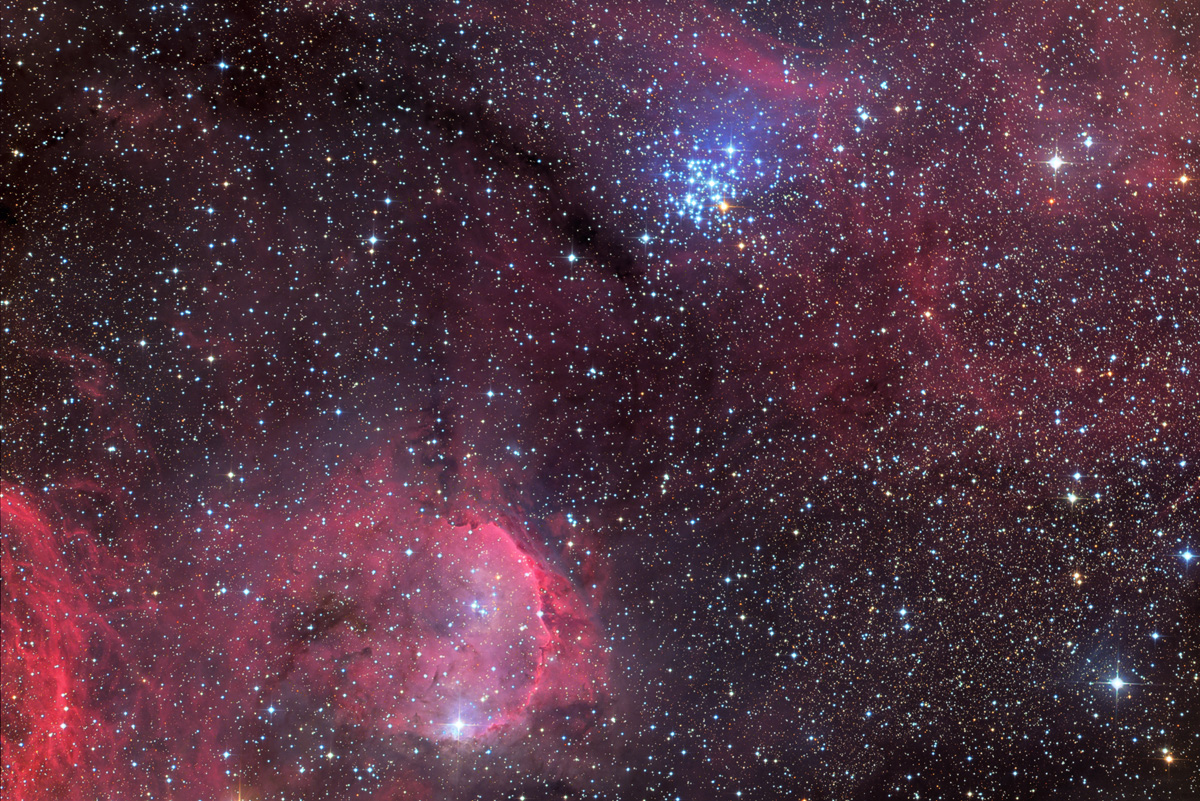
#> input picture bg3.jpg, 1200 x 801 px
$ python test_img.py
#> lines starting #> are read from the running program, lines starting #| are printed output that depends on the picture
### create_img.py
from PIL import Image, ImageDraw, ImageFont

# Função para criar a imagem
def create_image(background_path, overlay_image_path, name,path_img, font_path):
    # Carregar a imagem de fundo
#> called with background_path = 'bg3.jpg', overlay_image_path = 'dataset/Mia Khalifa/Image_1.jpg', name = 'Mia Khalifa', path_img = 'mia.jpg', font_path = 'buller.otf'
    background = Image.open(background_path)
#> background is the input picture: PIL image 1200x801 RGB; mean R, G, B 81.2, 50.3, 64.7
    background = background.resize((800, 900))  # Redimensiona a imagem de fundo
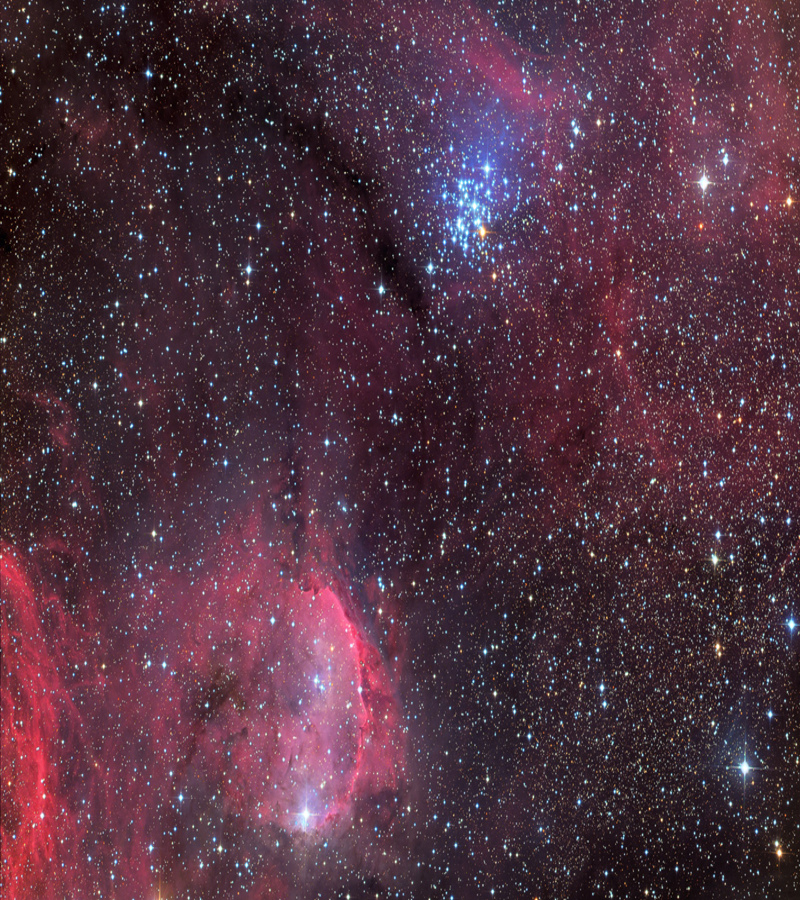
#> background: PIL image 800x900 RGB; mean R, G, B 81.2, 50.3, 64.7

    # Carregar a imagem que vai sobrepor
    overlay_image = Image.open(overlay_image_path)
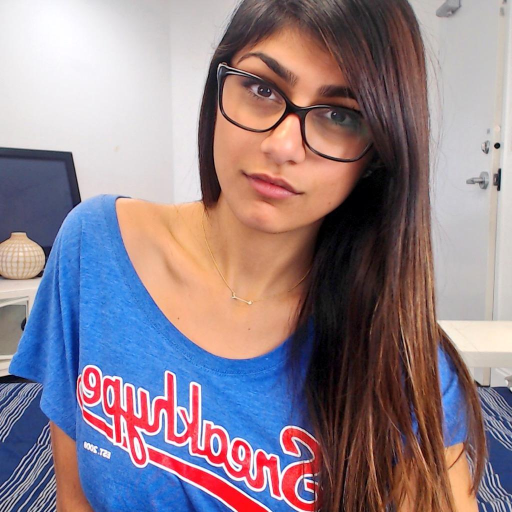
#> input picture dataset/Mia Khalifa/Image_1.jpg, 1024 x 1024 px (shown at 1/2 size)
#> overlay_image is the input picture: PIL image 1024x1024 RGB; mean R, G, B 144.5, 129.3, 139.3
    overlay_image = overlay_image.resize((600, 700))  # Redimensiona a imagem de sobreposição
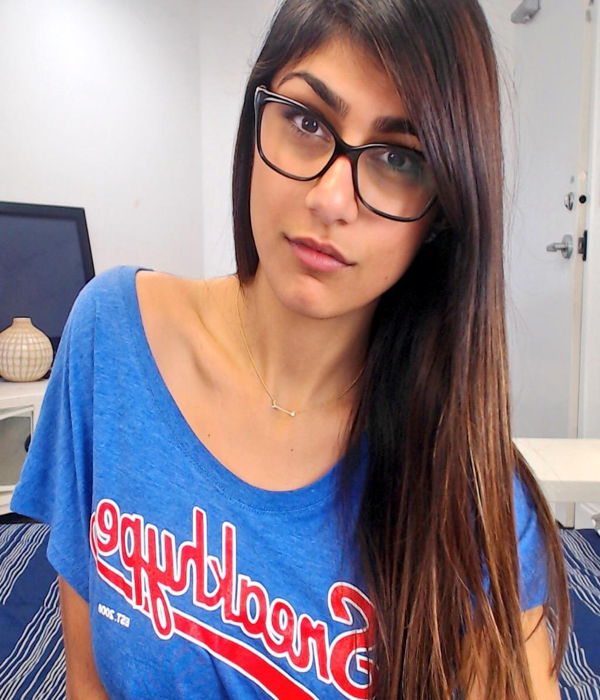
#> overlay_image: PIL image 600x700 RGB; mean R, G, B 144.5, 129.3, 139.3

    # Posição para colocar a imagem sobreposta
    position = (100, 150)  # Você pode ajustar a posição conforme necessário
    background.paste(overlay_image, position)
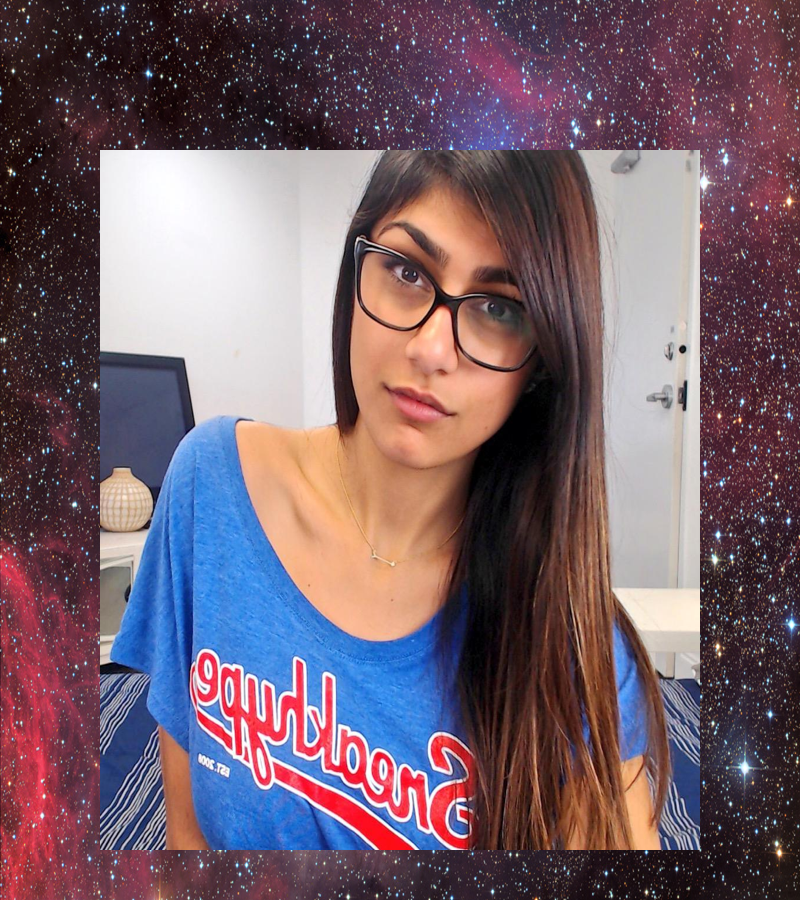
#> background: PIL image 800x900 RGB; mean R, G, B 117.3, 95.4, 106.4

    # Adicionar o nome no canto superior da imagem sobreposta
    draw = ImageDraw.Draw(background)

    # Carregar a fonte
    font = ImageFont.truetype(font_path, 80)  # Ajuste o tamanho da fonte conforme necessário

    # Usar textbbox para calcular o tamanho do texto
    text_bbox = draw.textbbox((0, 0), name, font=font)
#> text_bbox = (0, 14, 440, 76)
    text_width = text_bbox[2] - text_bbox[0]
#> text_width = 440
    text_height = text_bbox[3] - text_bbox[1]
#> text_height = 62

    # Posição do texto
    #text_position = (0, 0)
    text_position = (
        (background.width - text_width) // 2,  # Centraliza horizontalmente no background
        5  # Alinha ao topo do background (ajuste conforme necessário)
    )
#> text_position = (180, 5)

    # Criar fundo branco para o texto
#    draw.rectangle([text_position, (text_position[0] + text_width, text_position[1] + text_height)], fill="white")
    draw.rectangle([0, 0, background.width, 20 + text_height], fill="white")
    # Adicionar o texto
    draw.text(text_position, name, font=font, fill="black")

    # Salvar a imagem final
    background.save(path_img)
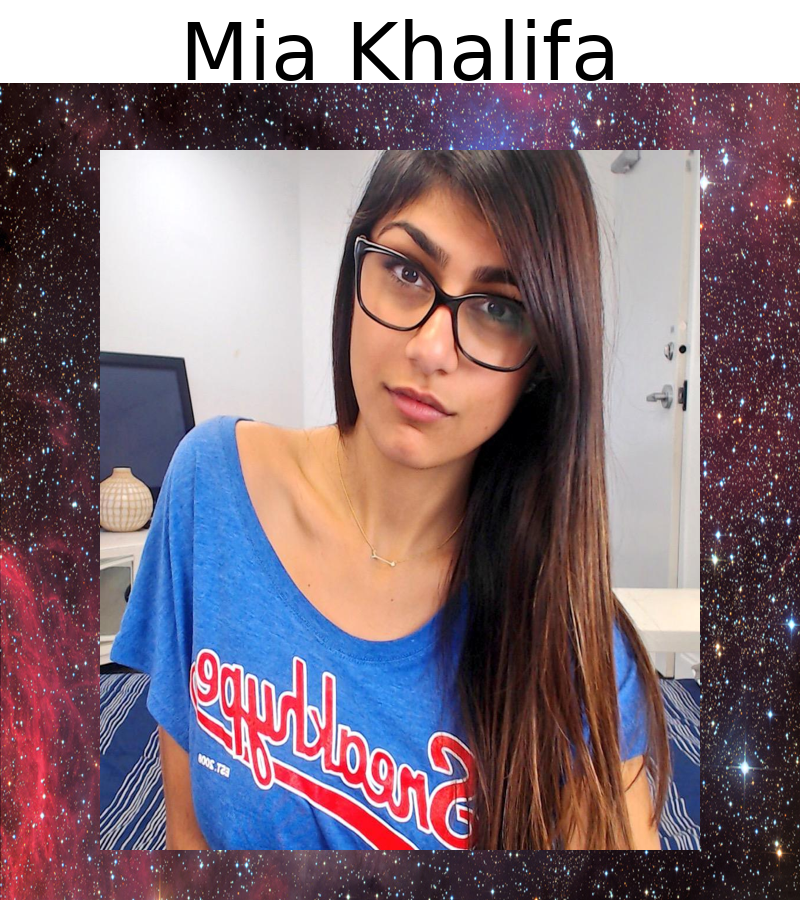
#> saved as mia.jpg: PIL image 800x900 RGB; mean R, G, B 131.3, 111.8, 121.5
    return path_img

### test_img.py
from create_img import create_image
from bing_image_downloader import downloader
import glob, os


def create_painel_actriz(actriz_name,path_img):
    dir = f"dataset/{actriz_name}/"
    if not os.path.isdir(dir):
        downloader.download(actriz_name, limit=1,  output_dir='dataset', adult_filter_off=False, force_replace=False, timeout=60, verbose=True)

    pattern = os.path.join(dir, f"Image_1.*")
    imgs = glob.glob(pattern)

    background_path = 'bg3.jpg'
    overlay_image_path = imgs[0] if type(imgs)==list else imgs

    font_path = 'buller.otf'
    return create_image(background_path, overlay_image_path, actriz_name,path_img, font_path)


create_painel_actriz('Mia Khalifa','mia.jpg')
